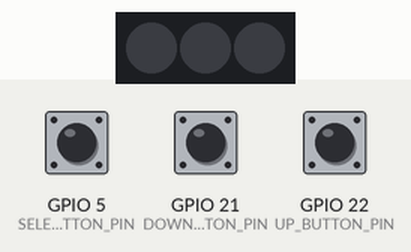
The sketch below on a simulated ESP32. Shown: 3 RGB LEDs in strip order, left to right. Inputs (shaded band) come from the test bench; at power-on: GPIO 5 (SELECT_BUTTON_PIN) HIGH, GPIO 21 (DOWN_BUTTON_PIN) HIGH, GPIO 22 (UP_BUTTON_PIN) HIGH. Dim RGB values are drawn brighter than linear.

Above: at 1.2 s.
1.3 s: GPIO 5 (SELECT_BUTTON_PIN) pulled LOW for 0.15 s
At 1.38 s:
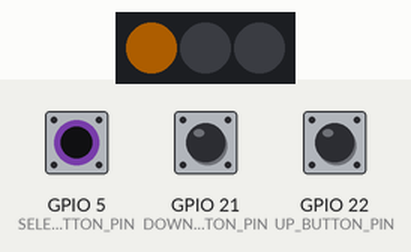
2.9 s: GPIO 21 (DOWN_BUTTON_PIN) pulled LOW for 0.15 s
At 2.98 s:
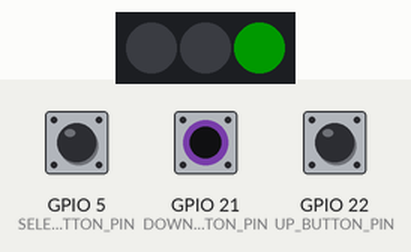
4.5 s: GPIO 22 (UP_BUTTON_PIN) pulled LOW for 0.15 s
At 4.58 s:
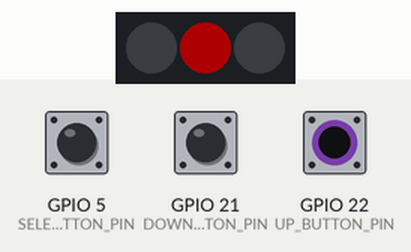
6.1 s: GPIO 22 (UP_BUTTON_PIN) pulled LOW for 3.2 s
At 9.8 s:
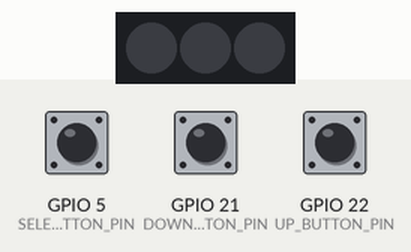
10.8 s: GPIO 5 (SELECT_BUTTON_PIN) pulled LOW for 3.2 s
At 12.1 s:
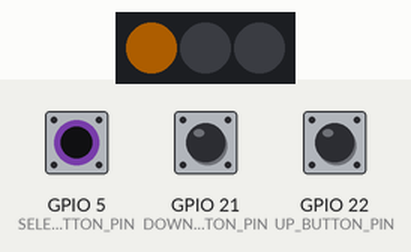
15.5 s: GPIO 5 (SELECT_BUTTON_PIN) driven LOW and GPIO 21 (DOWN_BUTTON_PIN) driven LOW
At 16.9 s:
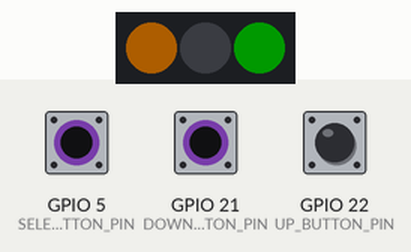
Timing chart, 0 to 18.0 s (numbered marks = the images above; inputs shaded):
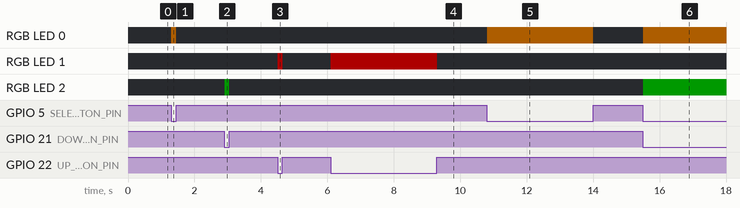

Measured:
- after the input at 1.3 s, RGB LED 0: off → RGB(50, 27, 0) at once, → off 0.15 s later
- after the input at 2.9 s, RGB LED 2: off → RGB(0, 25, 0) at once, → off 0.15 s later
- after the input at 4.5 s, RGB LED 1: off → RGB(50, 0, 0) at once, → off 0.15 s later
- after the input at 6.1 s, RGB LED 1: off → RGB(50, 0, 0) at once, → off 3.2 s later
- after the input at 10.8 s, RGB LED 0: off → RGB(50, 27, 0) at once, → off 3.2 s later
- after the input at 15.5 s, RGB LED 0: off → RGB(50, 27, 0) at once; RGB LED 2: off → RGB(0, 25, 0) at once

The sketch:

bounce_button_tests.ino
```cpp
/*
 DESCRIPTION
 ====================
 This is an example of the Bounce2::Button class.
 When the user presses a physical button, it toggles a LED on or off.
 The Button class matches an electrical state to a physical action.
 Use .setPressedState(LOW or HIGH) to set the detection state for when the button is pressed.


 INSCRUCTIONS
 ====================

 Set BUTTON_PIN to the pin attached to the button.
 Set LED_PIN to the pin attached to a LED.

 */

 // WE WILL attach() THE BUTTON TO THE FOLLOWING PIN IN setup()
#define DOWN_BUTTON_PIN 21
#define UP_BUTTON_PIN 22
#define SELECT_BUTTON_PIN 5

#define DEBOUNCE_INTERVAL 5

// DEFINE THE PIN FOR THE LED :
// 1) SOME BOARDS HAVE A DEFAULT LED (LED_BUILTIN)
//#define LED_PIN LED_BUILTIN
// 2) OTHERWISE SET YOUR OWN PIN
#define PIN 25
#define LED_COUNT 3

// define some colors
#define GREEN			0x008000
#define RED			0xFF0000
#define YELLOW			0xFF8C00  //0xFF4500 orangey yellow
#define YELLOW2     0xFF8C00  // 0xFF8C00 nicest yellow so far
#define RED_rgb   255,0,0
#define GREEN_rgb  0,255,0
#define BLUE_rgb  0,0,255


// Include the Bounce2 library found here :
// https://github.com/thomasfredericks/Bounce2
#include <Bounce2.h>
#include <Adafruit_NeoPixel.h>

// INSTANTIATE A Button OBJECT FROM THE Bounce2 NAMESPACE
Bounce2::Button down_button = Bounce2::Button();
Bounce2::Button up_button = Bounce2::Button();
Bounce2::Button select_button = Bounce2::Button();

// Create an instance of the Adafruit_NeoPixel class called "leds".
Adafruit_NeoPixel keypadleds (LED_COUNT, PIN, NEO_GRB + NEO_KHZ800);


void setup() {

  // BUTTON SETUP

  // SELECT ONE OF THE FOLLOWING :
  // 1) IF YOUR BUTTON HAS AN INTERNAL PULL-UP
  down_button.attach( DOWN_BUTTON_PIN, INPUT_PULLUP);
  up_button.attach( UP_BUTTON_PIN ,  INPUT_PULLUP ); // USE INTERNAL PULL-UP
  select_button.attach( SELECT_BUTTON_PIN, INPUT_PULLUP );

  // DEBOUNCE INTERVAL IN MILLISECONDS
  down_button.interval(DEBOUNCE_INTERVAL);
  up_button.interval(DEBOUNCE_INTERVAL);
  select_button.interval(DEBOUNCE_INTERVAL);

  // INDICATE THAT THE LOW STATE CORRESPONDS TO PHYSICALLY PRESSING THE BUTTON
  down_button.setPressedState(LOW);
  up_button.setPressedState(LOW);
  select_button.setPressedState(LOW);

  // LED SETUP
  keypadleds.begin();  // Call this to start up the LED strip.
//  clearLEDs();   // This function, defined below, turns all LEDs off...
  keypadleds.show();   // ...but the LEDs don't actually update until you call this.
  keypadleds.setBrightness(50); // Set BRIGHTNESS to about 1/5 (max = 255)
}

void clearLEDs()
{
  for (int i=0; i<LED_COUNT; i++)
  {
    keypadleds.setPixelColor(i, 0);
  }
}


void loop() {
  // UPDATE THE BUTTON
  // YOU MUST CALL THIS EVERY LOOP
  down_button.update();
  up_button.update();
  select_button.update();

  // <Button>.pressed() RETURNS true IF THE STATE CHANGED
  // AND THE CURRENT STATE MATCHES <Button>.setPressedState(<HIGH or LOW>);
  // WHICH IS LOW IN THIS EXAMPLE AS SET WITH button.setPressedState(LOW); IN setup()
  if ( down_button.isPressed() )
  {
    // TOGGLE THE LED STATE :
    keypadleds.setPixelColor(2,GREEN);
    keypadleds.show();
  }
  else
  {
    keypadleds.setPixelColor(2, 0);
    keypadleds.show();
  }

  if ( up_button.isPressed() )
  {
    // TOGGLE THE LED STATE :
    keypadleds.setPixelColor(1,RED);
    keypadleds.show();
  }
  else
  {
    keypadleds.setPixelColor(1, 0);
    keypadleds.show();
  }

  if ( select_button.isPressed() )
  {
    // TOGGLE THE LED STATE :
    keypadleds.setPixelColor(0,YELLOW2);
    keypadleds.show();
  }
  else
  {
    keypadleds.setPixelColor(0, 0);
    keypadleds.show();
  }

}
```
